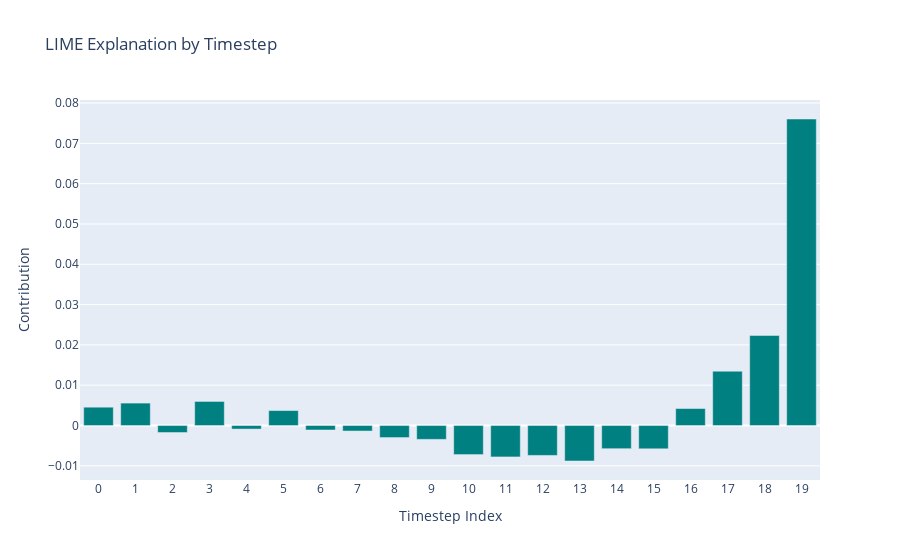

This figure's notebook cell:
### Markdown cell above
##### Local Explanation

Lime's explanations can't be aggregated to a global explanation, but we can use the local explanations to understand the model's behavior for a specific instance.

### Code cell
# Example: Select a single instance from the test set for explanation.

instance = X_test_flat[0]  # A 1D vector of shape (120,)

# Generate a LIME explanation for the selected instance.
# 'num_features' controls how many timesteps (features) will be shown in the explanation.
explanation = explainer_lime.explain_instance(instance, predict_wrapper_lstm, num_features=20)

# Get the LIME explanation as a list of tuples:
lime_explanation_list = explanation.as_list()  # e.g., [("timestep_0", 0.12), ("timestep_1", -0.05), ...]

# Convert to DataFrame:
df_lime = pd.DataFrame(lime_explanation_list, columns=["feature", "contribution"])

# Extract numeric timestep index from the feature names, assuming they follow "timestep_<number>"
df_lime["timestep_index"] = df_lime["feature"].str.extract("timestep_(\d+)").astype(int)

# Now create a Plotly bar plot using the numeric x-axis.
fig = go.Figure(data=go.Bar(
    x=df_lime["timestep_index"],
    y=df_lime["contribution"],
    marker_color="teal"
))
fig.update_layout(
    title="LIME Explanation by Timestep",
    xaxis_title="Timestep Index",
    yaxis_title="Contribution",
    xaxis=dict(tickmode="linear", dtick=1)  # dtick=10 will show ticks every 10 timesteps
)
fig.show()

### Figure 1 — Plotly figure (JSON) as saved in the notebook; plotly's stock layout.template omitted (floating-point values rounded to 4 significant figures)
{"data": [{"marker": {"color": "teal"}, "type": "bar", "x": [19, 18, 17, 13, 11, 12, 10, 3, 15, 14, 1, 0, 16, 5, 9, 8, 2, 7, 6, 4], "y": [0.07604, 0.02235, 0.01348, -0.008798, -0.007791, -0.007418, -0.007206, 0.005974, -0.005774, -0.005747, 0.005568, 0.00455, 0.004215, 0.003715, -0.003436, -0.00298, -0.001733, -0.001366, -0.00111, -0.0008784]}], "layout": {"title": {"text": "LIME Explanation by Timestep"}, "xaxis": {"dtick": 1, "tickmode": "linear", "title": {"text": "Timestep Index"}}, "yaxis": {"title": {"text": "Contribution"}}}}
